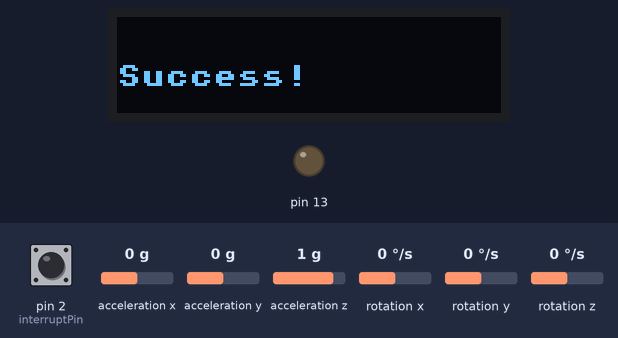
A sketch run on a simulated Arduino Uno, built with avr-gcc and run on an emulated ATmega328P. On the bench: 128×32 one-colour display, output pins drawn as LEDs (lit = HIGH). Wiring (inferred from the names in the program): MPU-6050 motion sensor at I2C address 0x68. The test bench sets the inputs (shaded band); at power-on: rotation x 0 °/s, rotation y 0 °/s, rotation z 0 °/s, pin 2 (interruptPin) LOW, acceleration x 0 g, acceleration y 0 g, acceleration z 1 g. The sensor or clock chip raises its interrupt line as the real part does; what the sketch prints to the serial monitor is not drawn.

Above: at 1.8 s.
1.9 s: rotation x set to 100 °/s
4.9 s: rotation y set to -192 °/s
7.9 s: rotation z set to -192 °/s
Timing chart, 0 to 10.9 s (numbered marks = the images above; inputs shaded):
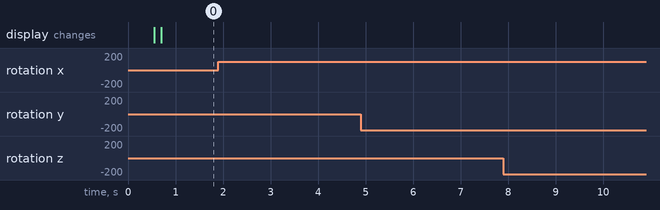

The sketch:

IMU_Integrated.ino
```cpp
#include "I2Cdev.h"
#include "MPU6050_6Axis_MotionApps20.h"
#include "Wire.h"


// Define IMU pin variables
const int interruptPin = 2;
volatile bool imuDataReady = false;

// IMU data variables
int16_t ax, ay, az, tp, gx, gy, gz;

// IMU setup
const int MPU_addr = 0x68;  // I2C address of the MPU-6050
MPU6050 IMU(MPU_addr);      // Instantiate IMU object


#include "U8x8lib.h"
#define OLED_RESET 4
U8X8_SSD1306_128X32_UNIVISION_HW_I2C u8x8(OLED_RESET);

int i = 0;
char out_str[16];
int characterCounter = 0;

void initDisplay() {
  u8x8.begin();
  u8x8.setPowerSave(0);
  u8x8.setFont(u8x8_font_amstrad_cpc_extended_r);
  u8x8.setCursor(0, 0);
}

void showMessage(const char * message, int row, bool cleardisplay) {
  if (cleardisplay) {
    u8x8.clearDisplay();
  }
  u8x8.setCursor(0, row);
  u8x8.print(message);
}


// --------------------------------------------------------------------------------
// Function to check the interrupt pin if there is data available in the buffer
// --------------------------------------------------------------------------------
void interruptPinISR() {
  imuDataReady = true;
}

// --------------------------------------------------------------------------------
// Initialize the IMU (only on startup)
// --------------------------------------------------------------------------------
void initIMU() {

  // Initialize the IMU and the DMP (Digital Motion Processor) on the IMU
  IMU.initialize();
  IMU.dmpInitialize();
  IMU.setDMPEnabled(true);

  // Initialize I2C communications
  Wire.begin();
  Wire.beginTransmission(MPU_addr);
  Wire.write(MPU_addr);               // PWR_MGMT_1 register
  Wire.write(0);                      // Set to zero (wakes up the MPU-6050)
  Wire.endTransmission(true);

  // Create an interrupt for pin2, which is connected to the INT pin of the MPU6050
  pinMode(interruptPin, INPUT);
  attachInterrupt(digitalPinToInterrupt(interruptPin), interruptPinISR, RISING);
}

// --------------------------------------------------------------------------------
// Function to read a single sample of IMU data
// Currently, this reads 3 acceleration axis, temperature, and 3 gyro axis.
// You should edit this to read only the sensors you end up using.
// For this, you need to edit the number of registers/addresses requested
// --------------------------------------------------------------------------------
void readIMU() {
  Wire.beginTransmission(MPU_addr);
  Wire.write(0x3B);                   // starting with register 0x3B (ACCEL_XOUT_H)
  Wire.endTransmission(false);

  Wire.requestFrom(MPU_addr, 14, true); // request a total of 14 registers

  //Accelerometer (3 Axis)
  ax = Wire.read() << 8 | Wire.read();  // 0x3B (ACCEL_XOUT_H) & 0x3C (ACCEL_XOUT_L)
  ay = Wire.read() << 8 | Wire.read();  // 0x3D (ACCEL_YOUT_H) & 0x3E (ACCEL_YOUT_L)
  az = Wire.read() << 8 | Wire.read();  // 0x3F (ACCEL_ZOUT_H) & 0x40 (ACCEL_ZOUT_L)

  //Temperature
  tp = Wire.read() << 8 | Wire.read();  // 0x41 (TEMP_OUT_H) & 0x42 (TEMP_OUT_L)

  //Gyroscope (3 Axis)
  gx = Wire.read() << 8 | Wire.read();  // 0x43 (GYRO_XOUT_H) & 0x44 (GYRO_XOUT_L)
  gy = Wire.read() << 8 | Wire.read();  // 0x45 (GYRO_YOUT_H) & 0x46 (GYRO_YOUT_L)
  gz = Wire.read() << 8 | Wire.read();  // 0x47 (GYRO_ZOUT_H) & 0x48 (GYRO_ZOUT_L)
}

// --------------------------------------------------------------------------------
// Function to grab new samples
// --------------------------------------------------------------------------------
bool getData()
{
  bool newData = false;
  if (imuDataReady)
  {
    readIMU();
    newData = true;
  }
  return newData;
}

// --------------------------------------------------------------------------------
// Function to write data to Serial (for plotting on Serial Plotter)
// --------------------------------------------------------------------------------
void writeToSerial() {
  Serial.print(gx);
  Serial.print(" ");
  Serial.print(gy);
  Serial.print(" ");
  Serial.println(gz);
}

// --------------------------------------------------------------------------------
// Function to write data to the OLED (for printing text values of the IMU data)
// --------------------------------------------------------------------------------
void writeToOLED() {

  // TODO: convert floating point IMU values (both accelerometer and gyroscope)
  // to char arrays using the function dtostrf() and then combining them with
  // the function sprintf(). Then write that result to the OLED just like you did
  // with OLEDStarter.ino.
  char a_x[10];
  char a_y[10];
  char a_z[10];
  char g_x[10];
  char g_y[10];
  char g_z[10];
  char out1[70];
  dtostrf(ax, 6, 0, a_x);
  dtostrf(ay, 6, 0, a_y);
  dtostrf(az, 6, 0, a_z);
  dtostrf(gx, 6, 0, g_x);
  dtostrf(gy, 6, 0, g_y);
  dtostrf(gz, 6, 0, g_z);
  sprintf(out1, "Ax%sGx%s\nAy%sGy%s\nAz%sGz%s", a_x, g_x, a_y, g_y, a_z, g_z);
  showMessage(out1, 1, true);
}

// --------------------------------------------------------------------------------
// Function to do the usual Arduino setup
// --------------------------------------------------------------------------------
void setup() {
  pinMode(13,OUTPUT);
  // Initialize the IMU
  initIMU();
  initDisplay();
  showMessage("Initializing...", 1, true);
  showMessage("Success!", 2, true);

  // Initialize Serial port
  Serial.begin(9600);
  digitalWrite(13,LOW);
}

// --------------------------------------------------------------------------------
// Main loop
// --------------------------------------------------------------------------------


void loop() {


  if (getData()) {
    writeToSerial();
    if(gy >4000||gx>4000||gz>4000){
      digitalWrite(13,HIGH);
    }
    //writeToOLED();
    digitalWrite(13,LOW);
  }

  // TODO: call the appropriate function from above for writing data here
}
```

Measured:
- after the input at 4.9 s, every drawn part: stays the same
